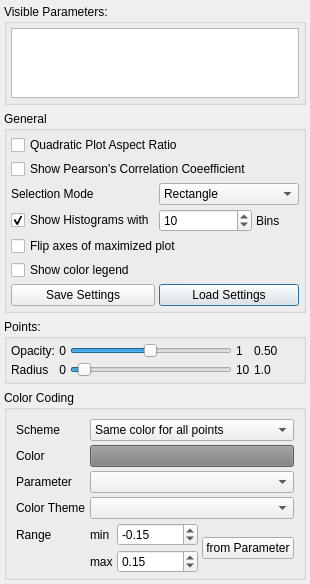
<?xml version="1.0" encoding="UTF-8"?>
<ui version="4.0">
 <class>SPMSettings</class>
 <widget class="QDialog" name="SPMSettings">
  <property name="geometry">
   <rect>
    <x>0</x>
    <y>0</y>
    <width>278</width>
    <height>473</height>
   </rect>
  </property>
  <property name="windowTitle">
   <string>SPM Settings</string>
  </property>
  <layout class="QVBoxLayout" name="layout_SPMSettings">
   <property name="leftMargin">
    <number>4</number>
   </property>
   <property name="topMargin">
    <number>4</number>
   </property>
   <property name="rightMargin">
    <number>4</number>
   </property>
   <property name="bottomMargin">
    <number>4</number>
   </property>
   <item>
    <widget class="QGroupBox" name="gbParameters">
     <property name="title">
      <string>Visible Parameters:</string>
     </property>
     <layout class="QHBoxLayout" name="layout_Parameters">
      <property name="spacing">
       <number>4</number>
      </property>
      <property name="leftMargin">
       <number>4</number>
      </property>
      <property name="topMargin">
       <number>4</number>
      </property>
      <property name="rightMargin">
       <number>4</number>
      </property>
      <property name="bottomMargin">
       <number>4</number>
      </property>
      <item>
       <widget class="QListWidget" name="parametersList">
        <property name="sizePolicy">
         <sizepolicy hsizetype="Preferred" vsizetype="Expanding">
          <horstretch>0</horstretch>
          <verstretch>0</verstretch>
         </sizepolicy>
        </property>
       </widget>
      </item>
     </layout>
    </widget>
   </item>
   <item>
    <widget class="QGroupBox" name="groupBox">
     <property name="title">
      <string>General</string>
     </property>
     <layout class="QGridLayout" name="layout_General">
      <property name="leftMargin">
       <number>4</number>
      </property>
      <property name="topMargin">
       <number>4</number>
      </property>
      <property name="rightMargin">
       <number>4</number>
      </property>
      <property name="bottomMargin">
       <number>4</number>
      </property>
      <property name="spacing">
       <number>4</number>
      </property>
      <item row="3" column="1" colspan="2">
       <widget class="QComboBox" name="cbSelectionMode">
        <item>
         <property name="text">
          <string>Rectangle</string>
         </property>
        </item>
        <item>
         <property name="text">
          <string>Polygon</string>
         </property>
        </item>
       </widget>
      </item>
      <item row="4" column="1">
       <widget class="QSpinBox" name="sbHistogramBins">
        <property name="minimum">
         <number>2</number>
        </property>
        <property name="maximum">
         <number>1000</number>
        </property>
        <property name="value">
         <number>10</number>
        </property>
       </widget>
      </item>
      <item row="0" column="0" colspan="2">
       <widget class="QCheckBox" name="cbQuadraticPlots">
        <property name="text">
         <string>Quadratic Plot Aspect Ratio</string>
        </property>
       </widget>
      </item>
      <item row="4" column="0">
       <widget class="QCheckBox" name="cbShowHistograms">
        <property name="text">
         <string>Show Histograms with</string>
        </property>
        <property name="checked">
         <bool>true</bool>
        </property>
       </widget>
      </item>
      <item row="7" column="1" colspan="2">
       <widget class="QPushButton" name="pbLoadSettings">
        <property name="text">
         <string>Load Settings</string>
        </property>
       </widget>
      </item>
      <item row="3" column="0">
       <widget class="QLabel" name="lbSelectionMode">
        <property name="text">
         <string>Selection Mode</string>
        </property>
       </widget>
      </item>
      <item row="5" column="0" colspan="3">
       <widget class="QCheckBox" name="cbFlipAxes">
        <property name="text">
         <string>Flip axes of maximized plot</string>
        </property>
       </widget>
      </item>
      <item row="7" column="0">
       <widget class="QPushButton" name="pbSaveSettings">
        <property name="text">
         <string>Save Settings</string>
        </property>
       </widget>
      </item>
      <item row="2" column="0" colspan="2">
       <widget class="QCheckBox" name="cbShowCorrelationCoefficient">
        <property name="text">
         <string>Show Pearson's Correlation Coeefficient</string>
        </property>
       </widget>
      </item>
      <item row="4" column="2">
       <widget class="QLabel" name="label">
        <property name="text">
         <string>Bins</string>
        </property>
       </widget>
      </item>
      <item row="6" column="0" colspan="3">
       <widget class="QCheckBox" name="cbShowColorLegend">
        <property name="text">
         <string>Show color legend</string>
        </property>
       </widget>
      </item>
     </layout>
    </widget>
   </item>
   <item>
    <widget class="QGroupBox" name="gbPoints">
     <property name="title">
      <string>Points:</string>
     </property>
     <layout class="QGridLayout" name="layout_Points">
      <property name="leftMargin">
       <number>4</number>
      </property>
      <property name="topMargin">
       <number>4</number>
      </property>
      <property name="rightMargin">
       <number>4</number>
      </property>
      <property name="bottomMargin">
       <number>4</number>
      </property>
      <property name="spacing">
       <number>4</number>
      </property>
      <item row="0" column="1">
       <widget class="QLabel" name="lbPointOpacityMin">
        <property name="sizePolicy">
         <sizepolicy hsizetype="Maximum" vsizetype="Preferred">
          <horstretch>0</horstretch>
          <verstretch>0</verstretch>
         </sizepolicy>
        </property>
        <property name="text">
         <string>0</string>
        </property>
        <property name="alignment">
         <set>Qt::AlignRight|Qt::AlignTrailing|Qt::AlignVCenter</set>
        </property>
       </widget>
      </item>
      <item row="0" column="0">
       <widget class="QLabel" name="lbPointOpacity">
        <property name="font">
         <font>
          <weight>50</weight>
          <bold>false</bold>
         </font>
        </property>
        <property name="text">
         <string>Opacity:</string>
        </property>
       </widget>
      </item>
      <item row="1" column="3">
       <widget class="QLabel" name="lbPointSizeMax">
        <property name="sizePolicy">
         <sizepolicy hsizetype="Maximum" vsizetype="Preferred">
          <horstretch>0</horstretch>
          <verstretch>0</verstretch>
         </sizepolicy>
        </property>
        <property name="text">
         <string>10</string>
        </property>
       </widget>
      </item>
      <item row="0" column="2">
       <widget class="QSlider" name="slPointOpacity">
        <property name="minimum">
         <number>1</number>
        </property>
        <property name="maximum">
         <number>1000</number>
        </property>
        <property name="value">
         <number>500</number>
        </property>
        <property name="orientation">
         <enum>Qt::Horizontal</enum>
        </property>
       </widget>
      </item>
      <item row="0" column="3">
       <widget class="QLabel" name="lbPointOpacityMax">
        <property name="sizePolicy">
         <sizepolicy hsizetype="Maximum" vsizetype="Preferred">
          <horstretch>0</horstretch>
          <verstretch>0</verstretch>
         </sizepolicy>
        </property>
        <property name="text">
         <string>1</string>
        </property>
       </widget>
      </item>
      <item row="1" column="2">
       <widget class="QSlider" name="slPointSize">
        <property name="minimum">
         <number>1</number>
        </property>
        <property name="maximum">
         <number>200</number>
        </property>
        <property name="value">
         <number>10</number>
        </property>
        <property name="orientation">
         <enum>Qt::Horizontal</enum>
        </property>
       </widget>
      </item>
      <item row="1" column="0">
       <widget class="QLabel" name="lbPointSize">
        <property name="text">
         <string>Radius</string>
        </property>
       </widget>
      </item>
      <item row="1" column="1">
       <widget class="QLabel" name="lbPointSizeMin">
        <property name="sizePolicy">
         <sizepolicy hsizetype="Maximum" vsizetype="Preferred">
          <horstretch>0</horstretch>
          <verstretch>0</verstretch>
         </sizepolicy>
        </property>
        <property name="text">
         <string>0</string>
        </property>
        <property name="alignment">
         <set>Qt::AlignRight|Qt::AlignTrailing|Qt::AlignVCenter</set>
        </property>
       </widget>
      </item>
      <item row="0" column="4">
       <widget class="QLabel" name="lbPointOpacityValue">
        <property name="minimumSize">
         <size>
          <width>45</width>
          <height>0</height>
         </size>
        </property>
        <property name="text">
         <string>0.50</string>
        </property>
       </widget>
      </item>
      <item row="1" column="4">
       <widget class="QLabel" name="lbPointSizeValue">
        <property name="minimumSize">
         <size>
          <width>45</width>
          <height>0</height>
         </size>
        </property>
        <property name="text">
         <string>1.0</string>
        </property>
       </widget>
      </item>
     </layout>
    </widget>
   </item>
   <item>
    <widget class="QGroupBox" name="gbColorCoding">
     <property name="title">
      <string>Color Coding</string>
     </property>
     <layout class="QGridLayout" name="layout_ColorCoding">
      <property name="bottomMargin">
       <number>4</number>
      </property>
      <property name="spacing">
       <number>4</number>
      </property>
      <item row="2" column="1" colspan="3">
       <widget class="QComboBox" name="cbColorParameter"/>
      </item>
      <item row="2" column="0">
       <widget class="QLabel" name="lbColorParameter">
        <property name="sizePolicy">
         <sizepolicy hsizetype="Maximum" vsizetype="Preferred">
          <horstretch>0</horstretch>
          <verstretch>0</verstretch>
         </sizepolicy>
        </property>
        <property name="font">
         <font>
          <weight>50</weight>
          <bold>false</bold>
         </font>
        </property>
        <property name="text">
         <string>Parameter</string>
        </property>
       </widget>
      </item>
      <item row="1" column="1" colspan="3">
       <widget class="QPushButton" name="pbPointColor">
        <property name="autoFillBackground">
         <bool>false</bool>
        </property>
        <property name="styleSheet">
         <string notr="true">background-color: rgba(128,128,128,255)</string>
        </property>
        <property name="text">
         <string/>
        </property>
       </widget>
      </item>
      <item row="4" column="0">
       <widget class="QLabel" name="lbRange">
        <property name="sizePolicy">
         <sizepolicy hsizetype="Maximum" vsizetype="Preferred">
          <horstretch>0</horstretch>
          <verstretch>0</verstretch>
         </sizepolicy>
        </property>
        <property name="font">
         <font>
          <weight>50</weight>
          <bold>false</bold>
         </font>
        </property>
        <property name="text">
         <string>Range</string>
        </property>
       </widget>
      </item>
      <item row="4" column="1">
       <widget class="QLabel" name="lbRangeMin">
        <property name="sizePolicy">
         <sizepolicy hsizetype="Maximum" vsizetype="Preferred">
          <horstretch>0</horstretch>
          <verstretch>0</verstretch>
         </sizepolicy>
        </property>
        <property name="text">
         <string>min</string>
        </property>
       </widget>
      </item>
      <item row="4" column="2">
       <widget class="QDoubleSpinBox" name="sbMin">
        <property name="minimum">
         <double>-99999.000000000000000</double>
        </property>
        <property name="maximum">
         <double>99999.000000000000000</double>
        </property>
        <property name="singleStep">
         <double>0.100000000000000</double>
        </property>
        <property name="value">
         <double>-0.150000000000000</double>
        </property>
       </widget>
      </item>
      <item row="0" column="0">
       <widget class="QLabel" name="lbColorScheme">
        <property name="sizePolicy">
         <sizepolicy hsizetype="Maximum" vsizetype="Preferred">
          <horstretch>0</horstretch>
          <verstretch>0</verstretch>
         </sizepolicy>
        </property>
        <property name="font">
         <font>
          <weight>50</weight>
          <bold>false</bold>
         </font>
        </property>
        <property name="text">
         <string>Scheme</string>
        </property>
       </widget>
      </item>
      <item row="0" column="1" colspan="3">
       <widget class="QComboBox" name="cbColorScheme">
        <property name="currentIndex">
         <number>0</number>
        </property>
        <item>
         <property name="text">
          <string>Same color for all points</string>
         </property>
        </item>
        <item>
         <property name="text">
          <string>Color-code by parameter value</string>
         </property>
        </item>
        <item>
         <property name="text">
          <string>Custom</string>
         </property>
        </item>
       </widget>
      </item>
      <item row="1" column="0">
       <widget class="QLabel" name="lbPointColor">
        <property name="text">
         <string>Color</string>
        </property>
       </widget>
      </item>
      <item row="5" column="1">
       <widget class="QLabel" name="lbRangeMax">
        <property name="sizePolicy">
         <sizepolicy hsizetype="Maximum" vsizetype="Preferred">
          <horstretch>0</horstretch>
          <verstretch>0</verstretch>
         </sizepolicy>
        </property>
        <property name="text">
         <string>max</string>
        </property>
       </widget>
      </item>
      <item row="5" column="2">
       <widget class="QDoubleSpinBox" name="sbMax">
        <property name="minimum">
         <double>-99999.000000000000000</double>
        </property>
        <property name="maximum">
         <double>99999.000000000000000</double>
        </property>
        <property name="singleStep">
         <double>0.100000000000000</double>
        </property>
        <property name="value">
         <double>0.150000000000000</double>
        </property>
       </widget>
      </item>
      <item row="4" column="3" rowspan="2">
       <widget class="QPushButton" name="pbRangeFromParameter">
        <property name="text">
         <string>from Parameter</string>
        </property>
       </widget>
      </item>
      <item row="3" column="0">
       <widget class="QLabel" name="lbColorTheme">
        <property name="text">
         <string>Color Theme</string>
        </property>
       </widget>
      </item>
      <item row="3" column="1" colspan="3">
       <widget class="QComboBox" name="cbColorTheme"/>
      </item>
     </layout>
    </widget>
   </item>
  </layout>
 </widget>
 <resources/>
 <connections/>
</ui>
